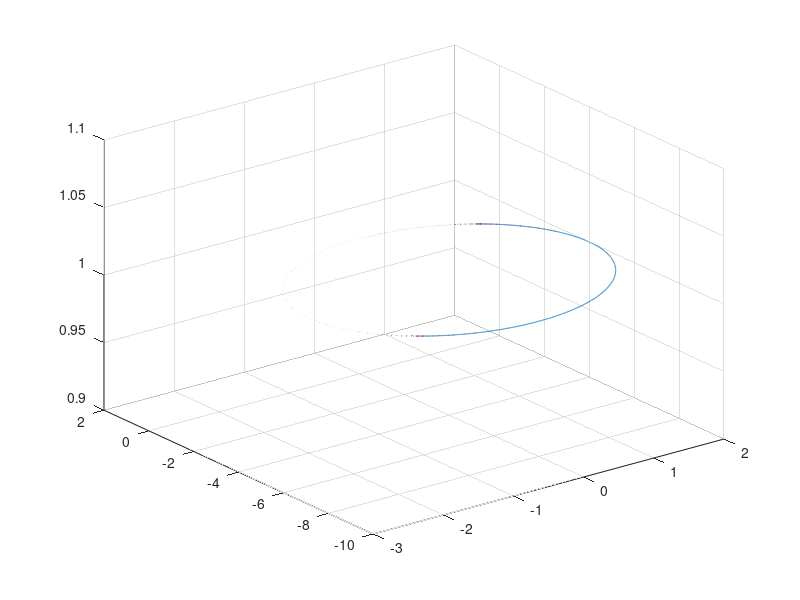

The MATLAB source for this figure:
clear all, close all, clc;

t = 1:0.01:120;
c = ones(length(t),1);

x = [5*sin(t); 2*cos(t); 2*c'];
v = [5*cos(t) ; -2*sin(t) ; 0*c'];
a = [-5*sin(t) ; -2*cos(t) ; 0*c'];


x = [ 3*sin(t) ;  3*cos(t);   2*c'];
v = [ 0.1*3*cos(0.1*t) ; -3*0.1*sin(0.1*t) ;  0*c'];
a = [-3*0.1*0.1*sin(0.1*t) ; -3*0.1*0.1*cos(0.1*t) ;0*c'];

x = [2*sin(0.02*pi*t) ; 4*cos(0.02*pi*t)-4; 1*c'];
v = [2*0.02*pi*cos(0.02*pi*t) ; -4*0.02*pi*sin(0.02*pi*t) ; 0*c'];
a = [-2*0.02*0.02*pi*pi*sin(0.02*pi*t) ; -4*0.02*0.02*pi*pi*cos(0.02*pi*t) ; 0*c'];

figure(1);
plot3(x(1,:),x(2,:),x(3,:))
grid on
hold on

for i = 3000:50:length(t)
    quiver3(x(1,i),x(2,i),x(3,i),v(1,i)/5,v(2,i)/5,v(3,i)/5,'r',"LineWidth",0.4); 
end
